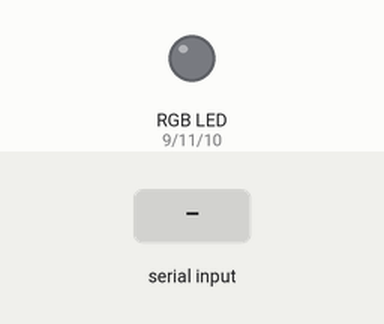
Simulated run of this sketch. Board: Arduino Uno, built with avr-gcc and run on an emulated ATmega328P. Shown: an RGB LED mixed from three pins (HIGH = lit). The test bench sets the inputs (shaded band). What the sketch prints to the serial monitor is not drawn.

Above: at 1.2 s.
1.3 s: "red" received over Serial
At 1.8 s:
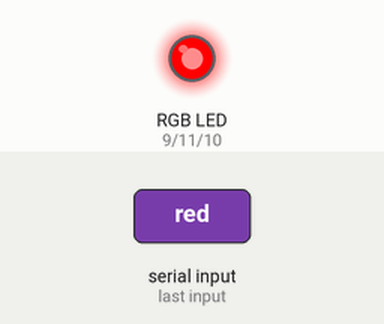
2.8 s: "green" received over Serial
At 3.3 s:
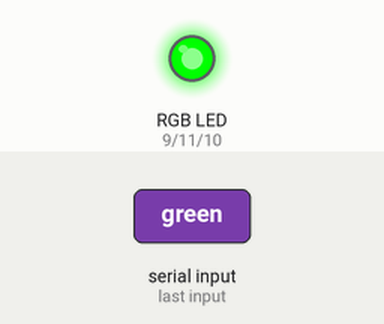
4.3 s: "blue" received over Serial
At 5.5 s:
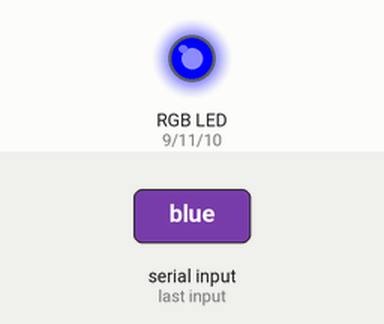
5.8 s: "off" received over Serial
At 6.5 s:
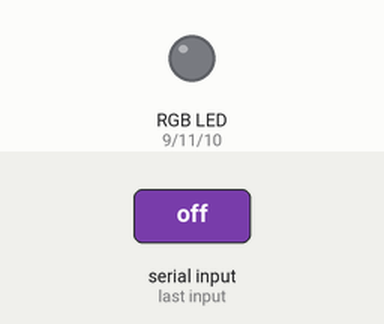
Timing chart, 0 to 8.3 s (numbered marks = the images above; inputs shaded):
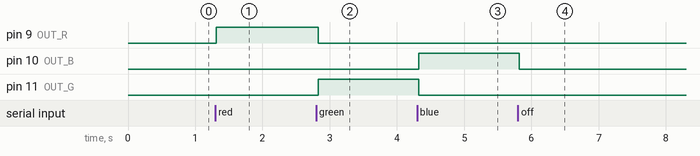

The sketch:

OUT_RGB_1S.ino
```cpp
int OUT_R = 9;                      //red pin connected to pin 9
int OUT_B = 10;                     //blue pin connected to pin 10
int OUT_G = 11;                     //green pin connected to pin 11
void setup()
{
  pinMode(OUT_R, OUTPUT);           //make the three pins as output
  pinMode(OUT_G, OUTPUT);
  pinMode(OUT_B, OUTPUT);
  Serial.begin(9600);               //start serial with baud rate = 9600
  Serial.flush();                   //to wait to complete the outgoing serial data
  Serial.write("choose color and write: red, green, blue or off");
}
void loop()
{
  String input = "";                //variable to save the input message
  while (Serial.available() > 0)    //that means there's data arrived from the serial
  {
    input += (char) Serial.read();  //to read one char at a time and save it into (input) variable
    delay(5);                       //delay 5ms before next char
  }
  if (input == "red")               //if you write/send (red) by serial
  {
    analogWrite(OUT_R, 255);        //red pin high, others low
    analogWrite(OUT_G, 0);
    analogWrite(OUT_B, 0);
    delay(500);                     //delay 0.5 second to see the light color
  }
  else if (input == "green")        //if you write/send (green) by serial
  {
    analogWrite(OUT_R, 0);
    analogWrite(OUT_G, 255);        //green pin high, others low
    analogWrite(OUT_B, 0);
    delay(500);
  }
  else if (input == "blue")         //if you write/send (blue) by serial
  {
    analogWrite(OUT_R, 0);
    analogWrite(OUT_G, 0);
    analogWrite(OUT_B, 255);        //blue pin high, others low
    delay(500);
  }
  else if (input == "off")          //if you write/send (blue) by serial
  {
    analogWrite(OUT_R, 0);          //all off
    analogWrite(OUT_G, 0);
    analogWrite(OUT_B, 0);
    delay(500);
  }
}
```

Measured:
- after the input at 1.3 s, pin 9 (OUT_R): LOW → HIGH at once
- after the input at 2.8 s, pin 9 (OUT_R): HIGH → LOW at once; pin 11 (OUT_G): LOW → HIGH at once
- after the input at 4.3 s, pin 10 (OUT_B): LOW → HIGH at once; pin 11 (OUT_G): HIGH → LOW at once
- after the input at 5.8 s, pin 10 (OUT_B): HIGH → LOW at once
